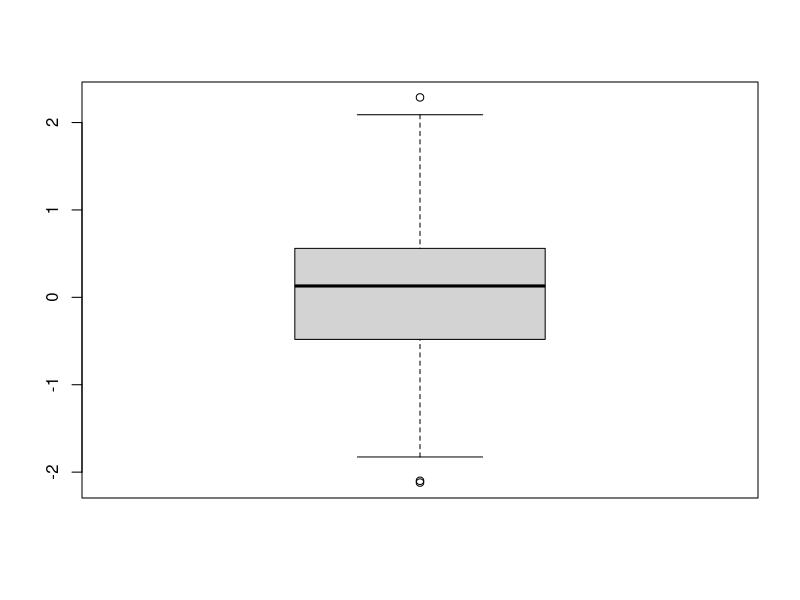
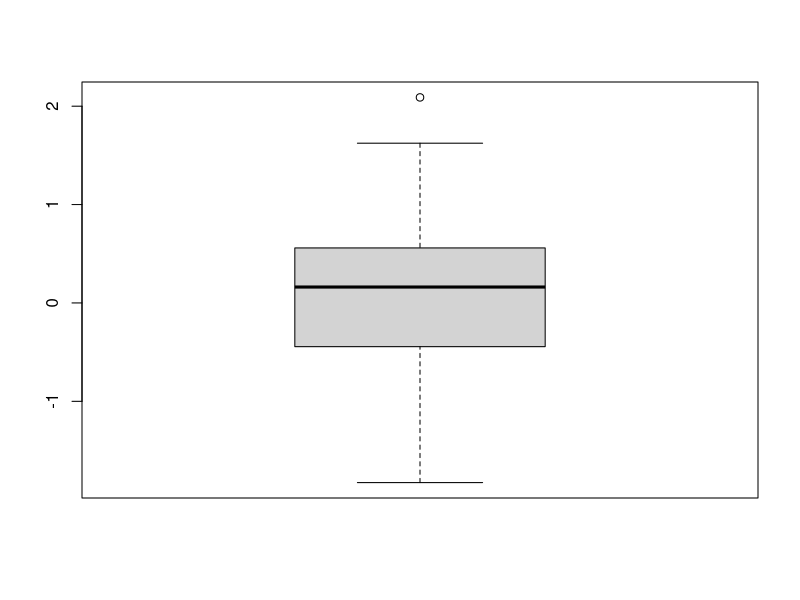

The R script that drew these images, in order:
# DS1-SFA-457832hfds
home_dir <- 'C:\\Projects\\R_projects\\ds_with_r'
setwd(home_dir)

massiv <- rnorm(100)
boxplot(massiv)
boxplot.stats(massiv)
outliers <- boxplot.stats(massiv)$out

boxplot(setdiff(massiv, outliers))

# Операции над множествами

A <- c(1, 3, 4)
B <- c(3, 4, 100, 200, 300)

union(A, B) # объединение
intersect(A,B) # пересечение
setdiff(A, B) # вычитание

is.element(200, A)
is.element(200, B)

# mtcars ищем аномальные значения с помощью boxplot и операций над множествами
# Задача, какие машины в mtcars имеют массу, выходящую за "усы" боксплота
heavy_cars <- boxplot.stats(mtcars$wt)$out
normal_cars <- setdiff(mtcars$wt, mtcars[mtcars$wt %in% heavy_cars, ])
